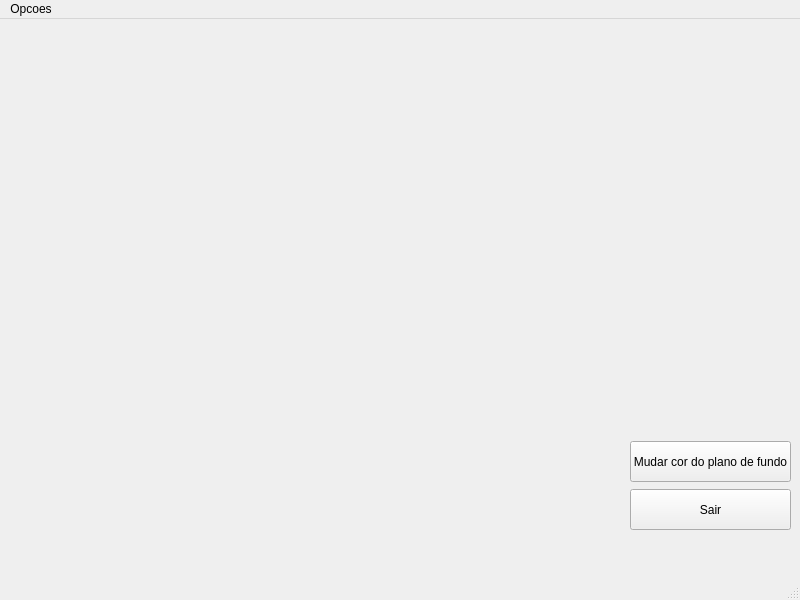
<?xml version="1.0" encoding="UTF-8"?>
<ui version="4.0">
 <class>MainWindow</class>
 <widget class="QMainWindow" name="MainWindow">
  <property name="geometry">
   <rect>
    <x>0</x>
    <y>0</y>
    <width>800</width>
    <height>600</height>
   </rect>
  </property>
  <property name="contextMenuPolicy">
   <enum>Qt::CustomContextMenu</enum>
  </property>
  <property name="windowTitle">
   <string>MainWindow</string>
  </property>
  <widget class="QWidget" name="centralwidget">
   <widget class="QPushButton" name="btnWallpaper">
    <property name="geometry">
     <rect>
      <x>630</x>
      <y>422</y>
      <width>161</width>
      <height>41</height>
     </rect>
    </property>
    <property name="text">
     <string>Mudar cor do plano de fundo</string>
    </property>
   </widget>
   <widget class="QPushButton" name="btnExit">
    <property name="geometry">
     <rect>
      <x>630</x>
      <y>470</y>
      <width>161</width>
      <height>41</height>
     </rect>
    </property>
    <property name="text">
     <string>Sair</string>
    </property>
   </widget>
   <widget class="GLWidget" name="widget" native="true">
    <property name="geometry">
     <rect>
      <x>10</x>
      <y>10</y>
      <width>591</width>
      <height>531</height>
     </rect>
    </property>
   </widget>
  </widget>
  <widget class="QMenuBar" name="menubar">
   <property name="geometry">
    <rect>
     <x>0</x>
     <y>0</y>
     <width>800</width>
     <height>21</height>
    </rect>
   </property>
   <widget class="QMenu" name="menuOpcoes">
    <property name="title">
     <string>Opcoes</string>
    </property>
    <addaction name="actionAbrir"/>
   </widget>
   <addaction name="menuOpcoes"/>
  </widget>
  <widget class="QStatusBar" name="statusbar"/>
  <action name="actionAbrir">
   <property name="text">
    <string>Carregar objeto</string>
   </property>
  </action>
 </widget>
 <customwidgets>
  <customwidget>
   <class>GLWidget</class>
   <extends>QWidget</extends>
   <header location="global">glwidget.h</header>
   <container>1</container>
   <slots>
    <signal>fpsChanged(double)</signal>
    <slot>browseFormFile()</slot>
    <slot>toggleBackgroundColor()</slot>
   </slots>
  </customwidget>
 </customwidgets>
 <resources/>
 <connections>
  <connection>
   <sender>btnExit</sender>
   <signal>clicked()</signal>
   <receiver>MainWindow</receiver>
   <slot>close()</slot>
   <hints>
    <hint type="sourcelabel">
     <x>722</x>
     <y>519</y>
    </hint>
    <hint type="destinationlabel">
     <x>664</x>
     <y>325</y>
    </hint>
   </hints>
  </connection>
  <connection>
   <sender>actionAbrir</sender>
   <signal>triggered()</signal>
   <receiver>widget</receiver>
   <slot>browseFormFile()</slot>
   <hints>
    <hint type="sourcelabel">
     <x>-1</x>
     <y>-1</y>
    </hint>
    <hint type="destinationlabel">
     <x>305</x>
     <y>296</y>
    </hint>
   </hints>
  </connection>
  <connection>
   <sender>btnWallpaper</sender>
   <signal>clicked()</signal>
   <receiver>widget</receiver>
   <slot>toggleBackgroundColor()</slot>
   <hints>
    <hint type="sourcelabel">
     <x>694</x>
     <y>459</y>
    </hint>
    <hint type="destinationlabel">
     <x>445</x>
     <y>285</y>
    </hint>
   </hints>
  </connection>
 </connections>
</ui>
